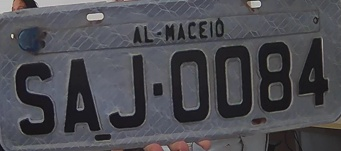
#> input picture capturas/placa_186.jpg, 341 x 151 px, given in place of the camera
$ python sem_yolo.py
#> lines starting #> are read from the running program, lines starting #| are printed output that depends on the picture; after the words box and inside, x2 and y2 are one past the last pixel; in counts of white or black regions, pixels touching at a corner belong together
#> further down, frame is the input picture: shape (151, 341, 3); mean B, G, R 82, 76.5, 76.7
import cv2
import pytesseract
import re

# Variável global para armazenar o texto da placa
ultimo_texto_placa = "Nenhuma placa detectada"

# Configurar o feed da webcam
camera_index = 0  # Índice da webcam (normalmente 0 para a câmera padrão)
cap = cv2.VideoCapture(camera_index)

if not cap.isOpened():
    print("Erro ao acessar a webcam.")
    exit()

# Criar uma janela para exibir as detecções
cv2.namedWindow("Detecção de Placas", cv2.WINDOW_NORMAL)

def processar_contornos(frame):
    # Pré-processamento
    frame_gray = cv2.cvtColor(frame, cv2.COLOR_BGR2GRAY)
    _, frame_thresh = cv2.threshold(frame_gray, 0, 255, cv2.THRESH_BINARY + cv2.THRESH_OTSU)
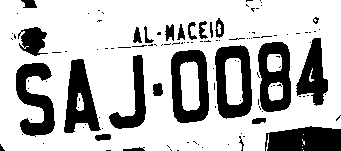
#> frame_thresh: shape (151, 341); 73.5% white; 120 black regions (96 under 20 px)

    # Detectar contornos
    contornos, _ = cv2.findContours(frame_thresh, cv2.RETR_LIST, cv2.CHAIN_APPROX_SIMPLE)
#> contornos = 148 contours, 119 with area under 20; largest, box (x1, y1, x2, y2) and area: (0, 0, 341, 151) 49126, (170, 49, 210, 124) 2558, (214, 44, 253, 120) 2462, (257, 41, 292, 113) 2109, (63, 58, 102, 134) 1719

    possiveis_placas = []

    for contorno in contornos:
        perimetro = cv2.arcLength(contorno, True)
        aprox = cv2.approxPolyDP(contorno, 0.02 * perimetro, True)
        area = cv2.contourArea(contorno)
        x, y, w, h = cv2.boundingRect(contorno)

        # Filtrar por proporção e tamanho
        aspect_ratio = w / h
        if not (2.0 <= aspect_ratio <= 5.0):  # Ajuste para proporções típicas de placas
            continue
        if area < 5000 or area > 50000:  # Ajuste para áreas realistas de placas
            continue

        # Verificar se o contorno é quase retangular
        if len(aprox) == 4:  # Apenas considerar quadriláteros
            cv2.drawContours(frame, [aprox], -1, (0, 255, 0), 2)
            imagem_recortada = frame[y:y + h, x:x + w]
            imagem_recortada_cinza = cv2.cvtColor(imagem_recortada, cv2.COLOR_BGR2GRAY)
            _, imagem_recortada_limiarizada = cv2.threshold(imagem_recortada_cinza, 0, 255, cv2.THRESH_BINARY + cv2.THRESH_OTSU)
            kernel = cv2.getStructuringElement(cv2.MORPH_RECT, (5, 5))
            imagem_processada = cv2.morphologyEx(imagem_recortada_limiarizada, cv2.MORPH_CLOSE, kernel)

            possiveis_placas.append((imagem_recortada, imagem_processada, (x, y, w, h)))
#> this loop made 148 passes
#> (perimetro, area, x, y, w, h, aspect_ratio) on passes 23, 30, 45, 52, 53, 148: (43.56, 106.5, 94, 133, 18, 9, 2), (40.14, 86, 251, 117, 16, 8, 2), (43.31, 84, 76, 93, 8, 18, 0.444), (44.38, 128.5, 152, 82, 12, 15, 0.8), (56.97, 215, 268, 82, 15, 19, 0.789), (1033.2, 49126, 0, 0, 341, 151, 2.26)
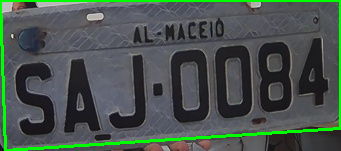
#> frame: shape (151, 341, 3); 4.59% of pixels changed, all inside (x1, y1, x2, y2) = (0, 0, 341, 151)
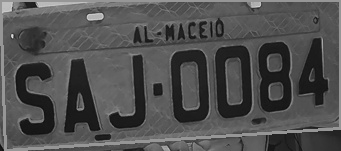
#> imagem_recortada_cinza: shape (151, 341); min 11, max 233, mean 79.7
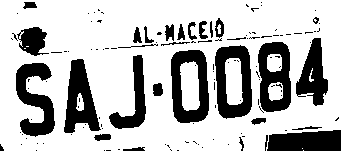
#> imagem_recortada_limiarizada: shape (151, 341); 73.4% white; 132 black regions (103 under 20 px), largest, box (x1, y1, x2, y2) and area: (171, 50, 209, 123) 1646, (215, 45, 252, 119) 1645, (16, 63, 55, 137) 1554
#> after the loop, possiveis_placas = 1 item

    return possiveis_placas

while True:
    ret, frame = cap.read()
    if not ret:
        print("Falha ao capturar frame da webcam.")
        break

    placas_detectadas = processar_contornos(frame)
#> placas_detectadas = 1 item
    detected = False

    for placa_original, placa_processada, (x, y, w, h) in placas_detectadas:
        # Realizar OCR na região recortada
#> (the run stopped early here; a loop or call above may not have finished)
